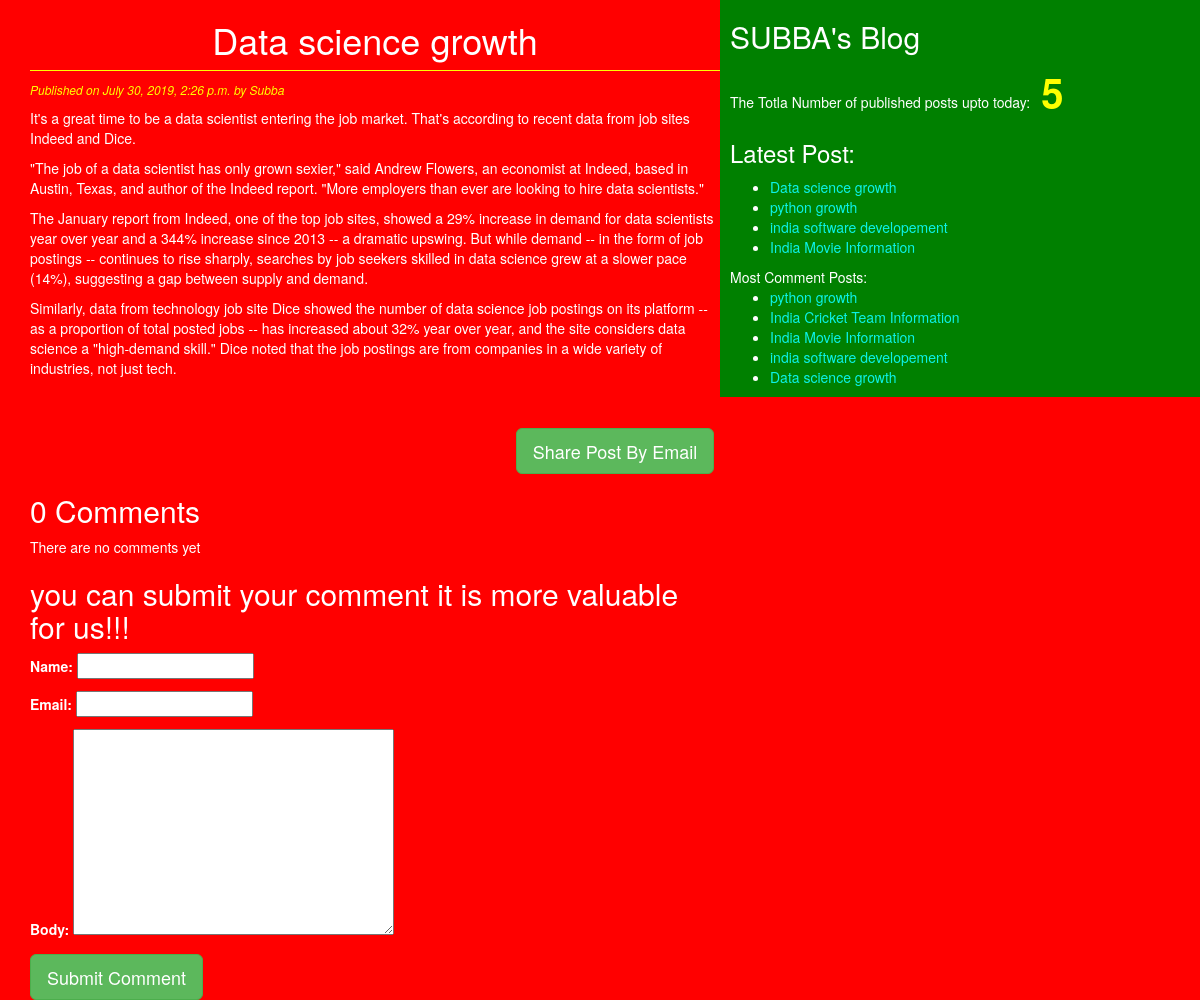
The app's page /2019/07/30/data-science-growth/ with its own data.
### blog/models.py (models this page shows, shortened)
class Post(models.Model):
    STATUS_CHOICES=(('draft','Draft'),('published','Published'))
    title=models.CharField(max_length=256)
    slug=models.SlugField(max_length=264,unique_for_date='publish')
    author=models.ForeignKey(User, related_name='blog_posts',on_delete=models.PROTECT)
    body=models.TextField()
    publish=models.DateTimeField(default=timezone.now)
    created=models.DateTimeField(auto_now_add=True)
    updated=models.DateTimeField(auto_now=True)
    status=models.CharField(max_length=10,choices=STATUS_CHOICES,default='draft')
    objects=CustomManager()
    tags=TaggableManager()
    class Meta:
        ordering=('-publish',)
    def get_absolute_url(self):
        return reverse('post_detail',args=[self.publish.year,self.publish.strftime('%m'),self.publish.strftime('%d'),self.slug])

### blog/views.py (the view)
# urls.py: url(r'^(?P<year>\d{4})/(?P<month>\d{2})/(?P<day>\d{2})/(?P<post>[-\w]+)/$',views.post_detail_view,name='post_detail'),
def post_detail_view(request,year,month,day,post):
    post=get_object_or_404(Post,slug=post,status='published',publish__year=year,publish__month=month,publish__day=day)
    comments=post.comments.filter(active=True)
    csubmit=False
    if request.method=='POST':
        form=CommentForm(request.POST)
        if form.is_valid():
            new_comment=form.save(commit=False)
            new_comment.post=post
            new_comment.save()
    else:
        form=CommentForm()
    return render(request,'blog/post_detail.html',{'post':post,'form':form,'csubmit':csubmit,'comments':comments})

### blog/forms.py
class CommentForm(forms.ModelForm):
    class Meta:
        model=Comment
        fields=('name','email','body')

### blog/models.py (called while the page is built)
    def get_queryset(self):
        return super().get_queryset().filter(status='published')

### blog/templatetags/blog_tags.py (called while the page is built)
@register.simple_tag(name='my_tag')
def total_posts():
    return Post.objects.count()

@register.inclusion_tag('blog/latest_posts123.html')
def show_latest_posts(count=3):
    latest_posts=Post.objects.order_by('-publish')[:count]
    return {'latest_posts':latest_posts}

@register.simple_tag()
def get_most_commented_posts(count=5):
    return Post.objects.annotate(total_comments=Count('comments')).order_by('-total_comments')[:count]

### templates/blog/post_detail.html (shortened to what this page needs)
{%extends 'blog/base.html'%}
{%block content%}
<h1>{{post.title}}</h1>
<p id="date">Published on {{post.publish}} by {{post.author|title}}</p>
{{post.body|linebreaks}}<br><br>
<div class="container" align="center">
    <a href="/{{post.id}}/share" class="btn btn-lg btn-success">Share Post By Email</a>
</div>
{% with comments.count as comments_count%}
<h2>{{comments_count}} Comment{{comments_count|pluralize}}</h2>
{%endwith%}
{%if comments%}
{%for comment in comments%}
<p id="ch">Comment {{forloop.count}} by {{comment.name}} on {{comment.created}}</p>
<div class="cb">
    {{comment.body|linebreaks}}
</div>
{%endfor%}
{%else%}
<p>There are no comments yet</p>
{%endif%}
{%if csubmit%}
<h2>your comment added successfully</h2>
{%else%}
<h2>you can submit your comment it is more valuable for us!!!</h2>
<form method="post">
{{form.as_p}}
<input type="submit" class="btn btn-success btn-lg" value="Submit Comment">
    </form>
{%endif%}
{%endblock%}

### templates/blog/base.html (shortened to what this page needs)
<!DOCTYPE html>
{%load blog_tags%}
{%load staticfiles%}
<html lang="en">
<head>
    <link rel="stylesheet" href="https://maxcdn.bootstrapcdn.com/bootstrap/3.3.7/css/bootstrap.min.css">
    <link rel="stylesheet" href="{%static 'css/blog.css'%}">
</head>
<body>
<div class="content">
    {%block content%}{%endblock%}
</div>
<div class="sidebar">
    <h2>SUBBA's Blog</h2>
    <p>The Totla Number of published posts upto today:<span id="pcount"> {% my_tag %}</span></p>
<h3>Latest Post:</h3>{%show_latest_posts 4%}
    <h>Most Comment Posts:</h>
    {%get_most_commented_posts as most_commented_posts%}
    <ul>
        {%for post in most_commented_posts%}
        <li><a href="{{post.get_absolute_url}}"> {{post.title}}</a></li>
    {%endfor%}
    </ul>
</div>
</body>
</html>

### templates/blog/latest_posts123.html
<ul>
    {%for post in latest_posts%}
    <li><a href="{{post.get_absolute_url}}"> {{post.title}}</a></li>
    {%endfor%}
</ul>

### static/css/blog.css (style rules this page uses)
.content { width:60%; float:left; }
.sidebar { width:40%; float:right; }

### templates/blog/base.html (style rules this page uses)
.content { width:60%; float:left; padding:0 0 0 30px; background:red; }
.sidebar { width:40%; float:right; padding:0 0 0 10px; background:green; height:100%; }
h1 { text-align:center; border-bottom:1px solid yellow; padding-bottom:10px; }
body { color:white; background:red; }
#date { color:yellow; font-size:12px; font-style:italic; }
a { color:#0cf2e7; }
#pcount { font-size:40px; color:yellow; font-weight:bold; }

### records on screen
Post: title "Data science growth", publish "July 30, 2019, 2:26 p.m.", author "Subba", body "It's a great time to be a data scientist entering the job market. That's according to recent data from job sites Indeed and Dice. \"The job of a data scientist has only grown sexier,\" said Andrew Flowers, an economist at Indeed, based in Austin, Texas, and author of the Indeed report. \"More employers than ever are looking to hire data scientists.\" The January report from Indeed, one of the top job sites, showed a 29% increase in demand for data scientists year over year and a 344% increase since 2013 -- a dramatic upswing. But while demand -- in the form of job postings -- continues to rise sharply, searches by job seekers skilled in data science grew at a slower pace (14%), suggesting a gap…"
Post: title "python growth"
Post: title "india software developement"
Post: title "India Movie Information"
Post: title "India Cricket Team Information"

### other values on screen
{{ comments_count }} "0"
